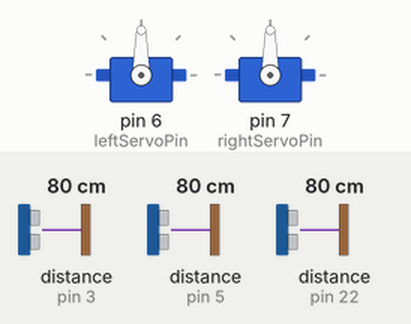
The sketch below on a simulated Arduino Mega 2560, built with avr-gcc and run on an emulated ATmega2560. Shown: 2 × servo. Wiring (inferred from the names in the program): 3 × ultrasonic range finder: trigger pin 2, echo pin 3 / trigger pin 4, echo pin 5 / trigger pin 23, echo pin 22. The test bench sets the inputs (shaded band); at power-on: distance to the obstacle (sensors on pin 5, pin 3, pin 22) 80 cm. The echo pulse lasts 58.3 µs per cm.

Above: at 1.2 s.
1.3 s: distance to the obstacle (sensor on pin 5) set to 10 cm
2.8 s: distance to the obstacle (sensor on pin 5) set to 7 cm
At 3.8 s:
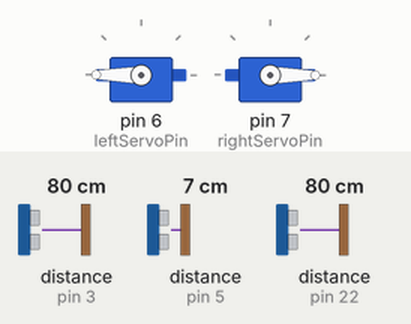
Timing chart, 0 to 5.8 s (numbered marks = the images above; inputs shaded):
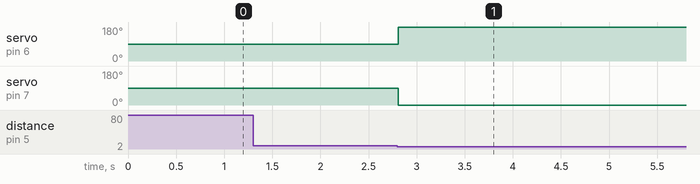

The sketch:

labirinto_zum2.ino
```cpp
#include <Servo.h>

Servo rightServo;
Servo leftServo;

//Servo motore
const int leftServoPin = 6;
const int rightServoPin = 7;

//Sensori --> trig (invia) azzurro - echo (riceve) bianco
const int frontTrigPin = 2;
const int frontEchoPin = 3;

const int rightTrigPin = 4;
const int rightEchoPin = 5;

const int leftTrigPin = 23;
const int leftEchoPin = 22;

//Funzione che calcola la distanza --> return float (equivalgono a cm)
float getDistance(float trig, float echo){
  digitalWrite(trig, LOW);
  delayMicroseconds(2);
  digitalWrite(trig, HIGH);
  delayMicroseconds(10);
  digitalWrite(trig, LOW);
  long duration = pulseIn(echo, HIGH);
  float distance = duration * 0.034 / 2;
  return distance;
}

void avanti(){
  rightServo.write(0);
  leftServo.write(180);
}

void indietro(){
  rightServo.write(135);
  leftServo.write(0);
}

void sinistra(){
  rightServo.write(0);
  leftServo.write(90);
}

void destra(){
  rightServo.write(180);
  leftServo.write(90);
}


void fermo(){
  rightServo.write(90);
  leftServo.write(90);
}


int frontDistance;
int rightDistance;
int leftDistance;

//Setta i valori quando parte il codice
void setup() {
  leftServo.attach(leftServoPin);
  rightServo.attach(rightServoPin);
  //pinMode(leftSensorPin, INPUT);
  //pinMode(middleSensorPin, INPUT);
  //pinMode(rightSensorPin, INPUT);
  pinMode(leftEchoPin, INPUT);
  pinMode(frontEchoPin, INPUT);
  pinMode(rightEchoPin, INPUT);
  pinMode(leftTrigPin, OUTPUT);
  pinMode(frontTrigPin, OUTPUT);
  pinMode(rightTrigPin, OUTPUT);
  // Serial.begin(9600);
/*
  leftServo.write(90);
  rightServo.write(90);
  */
}

//Parte di codiche che viene eseguita sempre (loop)
void loop() {
  // Leggi le distanze dai sensori di distanza
  frontDistance = getDistance(frontTrigPin, frontEchoPin);
  rightDistance = getDistance(rightTrigPin, rightEchoPin);
  leftDistance = getDistance(leftTrigPin, leftEchoPin);

 if(rightDistance>4&&rightDistance<8)
  avanti();

else if(rightDistance<10&&frontDistance<10)
  sinistra();

}
```

Measured:
- the behaviour switches between 9 and 8 cm on distance to the obstacle (sensor on pin 5) (found by bisection; images 0 and 1)
- after the input at 1.3 s, every drawn part: stays the same
- after the input at 2.8 s, servo on pin 6 (leftServoPin): 90° → 180° at once; servo on pin 7 (rightServoPin): 90° → 0° at once
